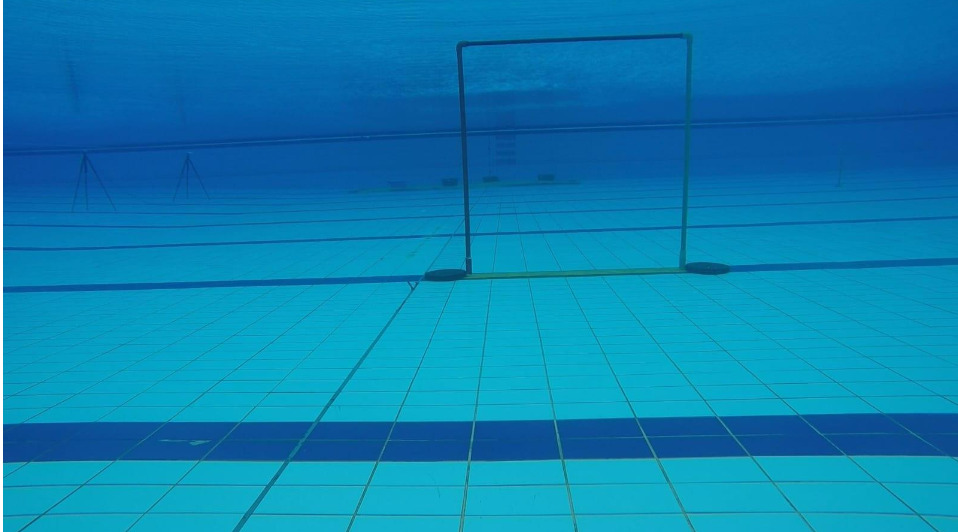
#> input picture pythong/task.jpg, 958 x 532 px, found by its file name
$ python Recuitmentask.py
#> lines starting #> are read from the running program, lines starting #| are printed output that depends on the picture; after the words box and inside, x2 and y2 are one past the last pixel; in counts of white or black regions, pixels touching at a corner belong together
import cv2
img = cv2.imread("pythong/task.jpg")
#> img is the input picture: shape (532, 958, 3); mean B, G, R 178.4, 129.1, 8.8
hsv = cv2.cvtColor(img, cv2.COLOR_BGR2HSV)
#> hsv: shape (532, 958, 3); mean H, S, V 99, 242.7, 178.4
blurred = cv2.GaussianBlur(hsv, (11,11), 0)
#> blurred: shape (532, 958, 3); mean H, S, V 99, 242.7, 178.4
edges = cv2.Canny(blurred, 50, 115)
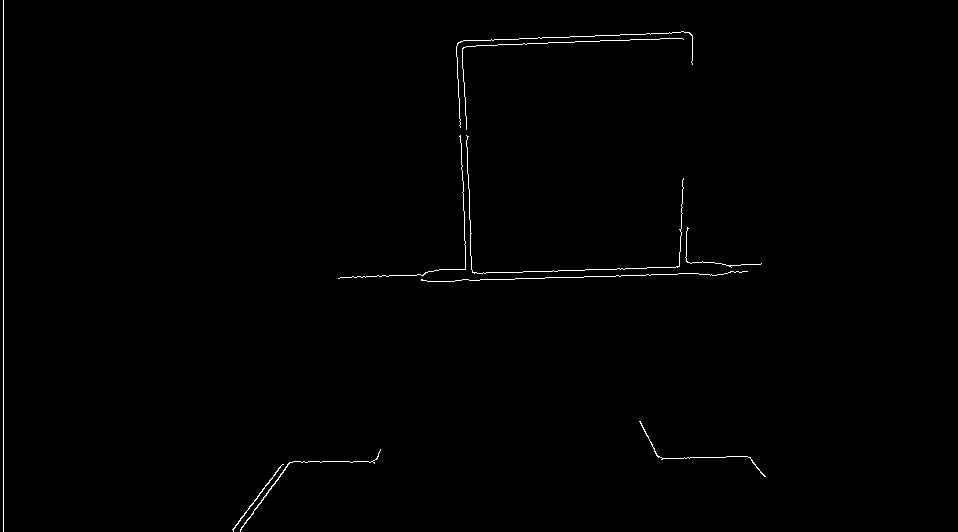
#> edges: shape (532, 958); 0.56% white in thin lines or dots, all inside (x1, y1, x2, y2) = (3, 0, 766, 532)
contours, hierarchy = cv2.findContours(edges,cv2.RETR_LIST,cv2.CHAIN_APPROX_NONE)
#> contours = 10 contours, 7 with area under 20; largest, box (x1, y1, x2, y2) and area: (240, 449, 381, 532) 50, (232, 464, 284, 532) 43, (639, 421, 766, 477) 29
min_area = 0
max_area = 20
for contour in contours:
    area = cv2.contourArea(contour)
    if min_area <= area <= max_area:
        cv2.drawContours(img, [contour],-1, (0,0, 255), 2)
#> this loop made 10 passes
#> area on passes 1 to 3: 43, 49.5, 29
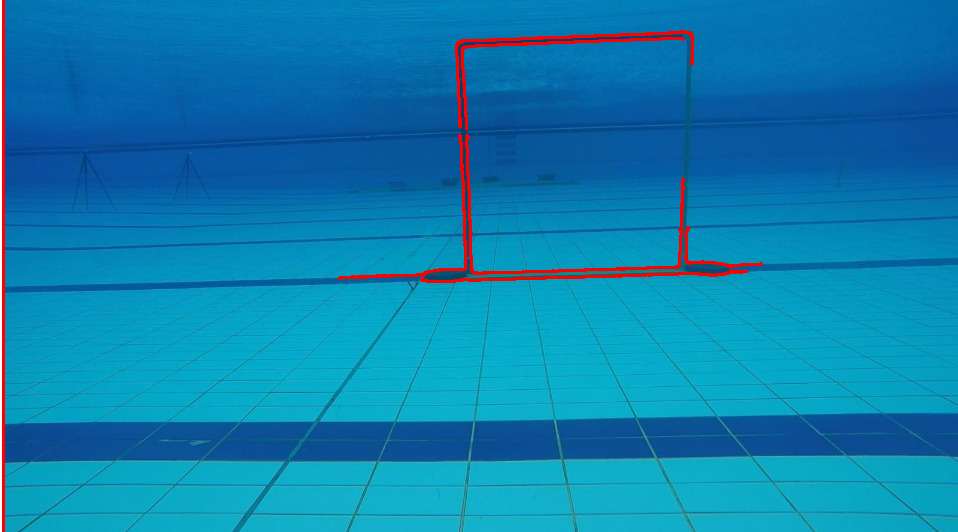
#> img: shape (532, 958, 3); 1.43% of pixels changed, all inside (x1, y1, x2, y2) = (2, 0, 763, 532)
cv2.imshow("Image", img)
cv2.waitKey(0)
cv2.destroyAllWindows()
